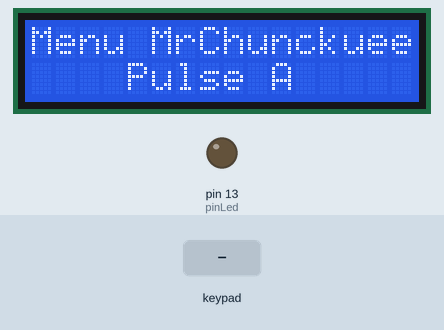
Recording of a sketch running on a simulated Arduino Uno, built with avr-gcc and run on an emulated ATmega328P. On the bench: 16×2 character LCD, output pins drawn as LEDs (lit = HIGH). The test bench sets the inputs (shaded band).

Above: at 3.3 s.
3.4 s: key 'A' pressed
At 4.6 s:
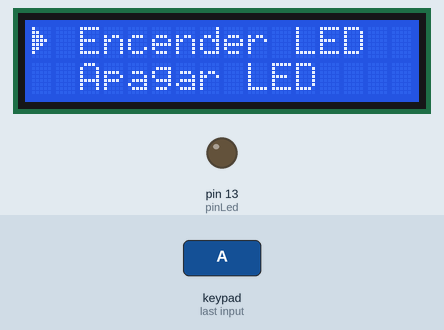
4.9 s: key 'B' pressed
At 5.6 s:
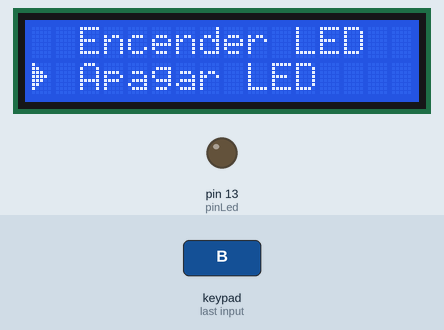
6.4 s: key 'C' pressed
At 6.8 s:
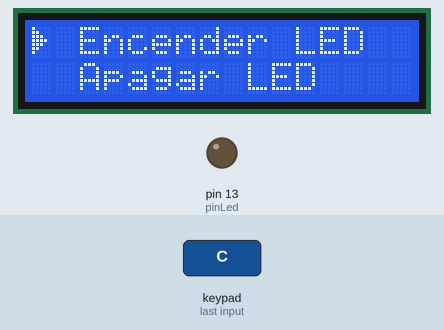
7.9 s: keypad keys 1 2 1 1 1 0 9 * pressed 0.4 s apart
At 12.1 s:
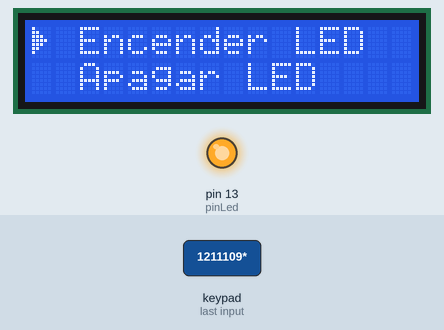
12.6 s: keypad keys 1 2 1 1 1 0 9 D pressed 0.4 s apart
At 15.7 s:
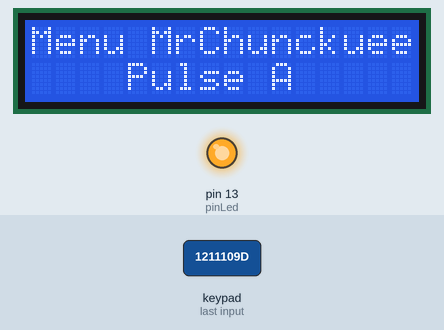
Timing chart, 0 to 17.2 s (numbered marks = the images above; inputs shaded):
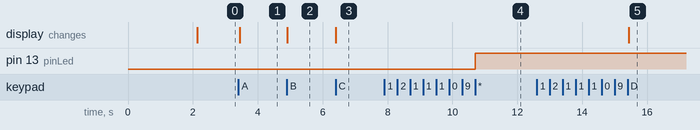

The sketch:

NANO_KeyPad4x4_LCD16x2_menu.ino
```cpp
/*******************************************************************************
 *
 *        Menú básico con teclado matricial 4x4 y LCD16x2
 *
 *******************************************************************************
 * FileName:        NANO_KeyPad4x4_LCD16x2_menu.ino
 * Processor:       ATmega328
 * Complier:        Arduino v1.8.9
 * Author:          Pedro Sánchez (MrChunckuee)
 * Blog:            http://mrchunckuee.blogspot.com/
 * Email:           mrchunckuee.psr@gmail.com
 * Description:     Ejemplo basico para hacer un pequeño menu, dentro de este
 *                  tenemos dos tareas, la primera encender y la segunda apagar
 *                  un LED, en este caso es el que incorpora la tarjeta
 *******************************************************************************
 * Rev.         Date            Comment
 *   v1.0.0     07/03/2021      Creación del firmware
 ******************************************************************************/
#include <Wire.h>
#include <LiquidCrystal_I2C.h>
#include <Keypad.h>

#define BTN_UP    0
#define BTN_DOWN  1
#define tMAX      1 //Tareas maximas en este caso vale 1 por que el cero cuenta

const byte rowsCount = 4;
const byte columsCount = 4;

//Definimos nuesra keypad
char keys[rowsCount][columsCount] = {
   { '1','2','3', 'A' },
   { '4','5','6', 'B' },
   { '7','8','9', 'C' },
   { '*','0','#', 'D' }
};

// Pattern del curson flecha
byte cursorArrow[8]  = {B10000, B11000, B11100, B11110, B11100, B11000, B10000};

const byte rowPins[rowsCount] = { 12, 11, 10, 9 };
const byte columnPins[columsCount] = { 8, 7, 6, 5 };

LiquidCrystal_I2C lcd(0x27,16,2);  //Dirección  0x27 y 16 columnas x 2 filas
Keypad keypad = Keypad(makeKeymap(keys), rowPins, columnPins, rowsCount, columsCount);

const int pinLed =  13; //Defaul LED on board arduino nano

char buttonPresed;

void setup() {
  pinMode(pinLed, OUTPUT);

  // Setup Serial connection
  Serial.begin(9600);

  lcd.init();// Inicializar el LCD
  lcd.backlight();//Encender la luz de fondo.
  lcd.clear();

  // Escribimos el Mensaje en el LCD.
  lcd.print("KeyPad + LCD16x2");
  lcd.setCursor(0,1);
  lcd.print("  MrChunckuee!  ");
  delay(2000); //Solo por que me da hueva pensar en otra forma ahorita

  // Se añaden los caracteres especiales al objeto LCD:
  lcd.createChar (0,cursorArrow);

  lcd.clear();
}

void loop() {
  lcd.setCursor(0,0); lcd.print("Menu MrChunckuee");
  lcd.setCursor(0,1); lcd.print("    Pulse A     ");
  buttonPresed = keypad.getKey();
  if (buttonPresed == 'A')
      MENU_Options();
}

void MENU_Options (void) {
  int posCursor = 0, opcMenu = -5;

  // Menu
  lcd.clear();
  lcd.setCursor(2, 0); lcd.print("Encender LED");
  lcd.setCursor(2, 1); lcd.print("Apagar LED");

  do{
    buttonPresed = keypad.getKey();

    // Cursor que indica la opcion seleccioanda:
    lcd.setCursor(0, posCursor);
    lcd.write(byte (0)); //Pintamos flecha en LCD

    if(buttonPresed == 'B')
        MENU_MueveCursor(&posCursor, tMAX, BTN_DOWN);
    else if(buttonPresed == 'C')
        MENU_MueveCursor(&posCursor, tMAX, BTN_UP);
    else if(buttonPresed == '*')
        opcMenu = posCursor;
    else if(buttonPresed == 'D')
        opcMenu = -3;

    switch(opcMenu){
      case 0:
        MENU_Option1();
        opcMenu = -5;
        break;
      case 1:
        MENU_Option2();
        opcMenu = -5;
        break;
      default:
        break;
    }
  }while (opcMenu != -3);
}

//Esta rutina posiciona el cursor (flecha) em la linea deseada
void MENU_MueveCursor(int *pos, int max, char ope){
  if(ope)
    if(*pos < max)  *pos += 1;
    else      *pos = 0;
  else
    if(*pos > 0)  *pos -= 1;
    else      *pos = max;

  // Se borran los cursores:
  lcd.setCursor(0, 0); lcd.print(" ");
  lcd.setCursor(0, 1); lcd.print(" ");
}

//Funcion que hace la tarea uno
void MENU_Option1(void){
  digitalWrite(pinLed, HIGH);
  }

//Funcion que hace la tarea dos
void MENU_Option2(void){
  digitalWrite(pinLed, LOW);
  }
```

Measured:
- after the input at 3.4 s, the display: changes after 0.05 s (image 1)
- after the input at 4.9 s, the display: changes at once (image 2)
- after the input at 6.4 s, the display: changes at once (image 3)
- after the input at 7.9 s, pin 13 (pinLed): LOW → HIGH after 2.8 s
- after the input at 12.6 s, the display: changes after 2.8 s (image 5)
